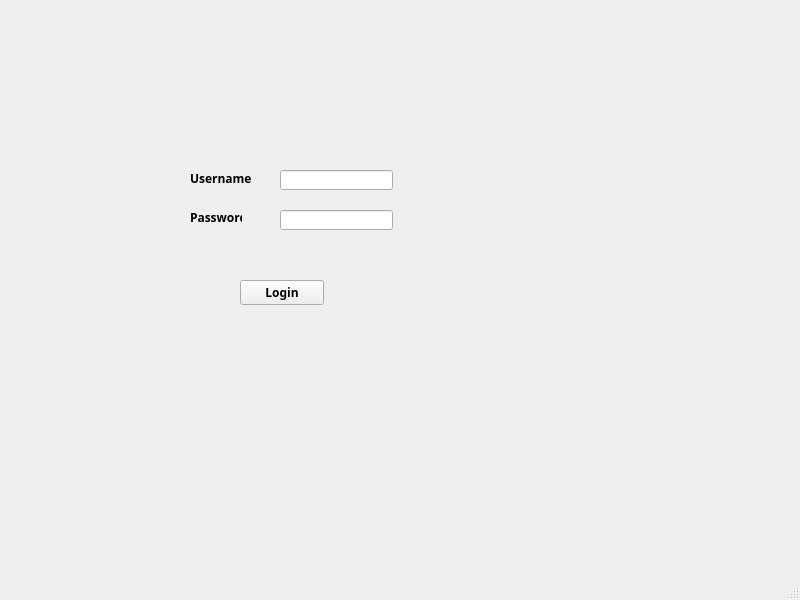
<?xml version="1.0" encoding="UTF-8"?>
<ui version="4.0">
 <class>MainWindow</class>
 <widget class="QMainWindow" name="MainWindow">
  <property name="geometry">
   <rect>
    <x>0</x>
    <y>0</y>
    <width>800</width>
    <height>600</height>
   </rect>
  </property>
  <property name="windowTitle">
   <string>MainWindow</string>
  </property>
  <widget class="QWidget" name="centralwidget">
   <widget class="QLineEdit" name="lineEdit">
    <property name="geometry">
     <rect>
      <x>280</x>
      <y>170</y>
      <width>113</width>
      <height>20</height>
     </rect>
    </property>
   </widget>
   <widget class="QLineEdit" name="lineEdit_2">
    <property name="geometry">
     <rect>
      <x>280</x>
      <y>210</y>
      <width>113</width>
      <height>20</height>
     </rect>
    </property>
   </widget>
   <widget class="QLabel" name="label">
    <property name="geometry">
     <rect>
      <x>190</x>
      <y>170</y>
      <width>61</width>
      <height>16</height>
     </rect>
    </property>
    <property name="font">
     <font>
      <family>Adobe Gothic Std B</family>
      <weight>75</weight>
      <bold>true</bold>
     </font>
    </property>
    <property name="text">
     <string>Username</string>
    </property>
   </widget>
   <widget class="QLabel" name="label_2">
    <property name="geometry">
     <rect>
      <x>190</x>
      <y>210</y>
      <width>52</width>
      <height>15</height>
     </rect>
    </property>
    <property name="font">
     <font>
      <family>Adobe Gothic Std B</family>
      <weight>75</weight>
      <bold>true</bold>
     </font>
    </property>
    <property name="text">
     <string>Password</string>
    </property>
   </widget>
   <widget class="QPushButton" name="pushButton">
    <property name="geometry">
     <rect>
      <x>240</x>
      <y>280</y>
      <width>84</width>
      <height>25</height>
     </rect>
    </property>
    <property name="font">
     <font>
      <family>Adobe Gothic Std B</family>
      <weight>75</weight>
      <bold>true</bold>
     </font>
    </property>
    <property name="text">
     <string>Login</string>
    </property>
   </widget>
  </widget>
  <widget class="QMenuBar" name="menubar">
   <property name="geometry">
    <rect>
     <x>0</x>
     <y>0</y>
     <width>800</width>
     <height>25</height>
    </rect>
   </property>
  </widget>
  <widget class="QStatusBar" name="statusbar"/>
 </widget>
 <resources/>
 <connections/>
</ui>
